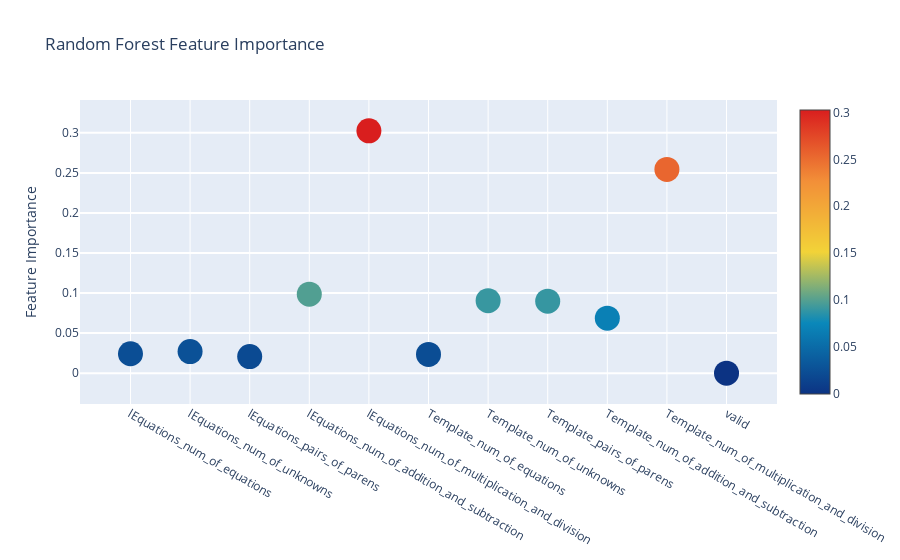
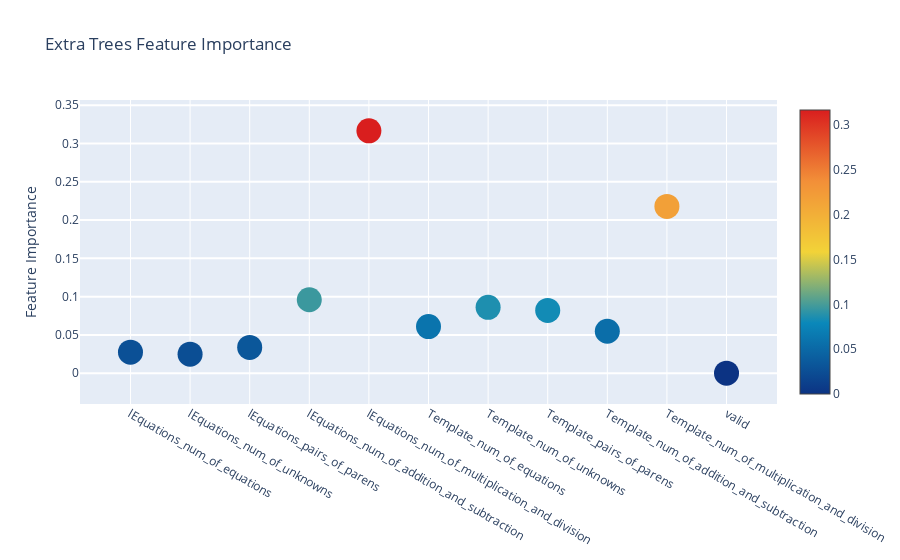
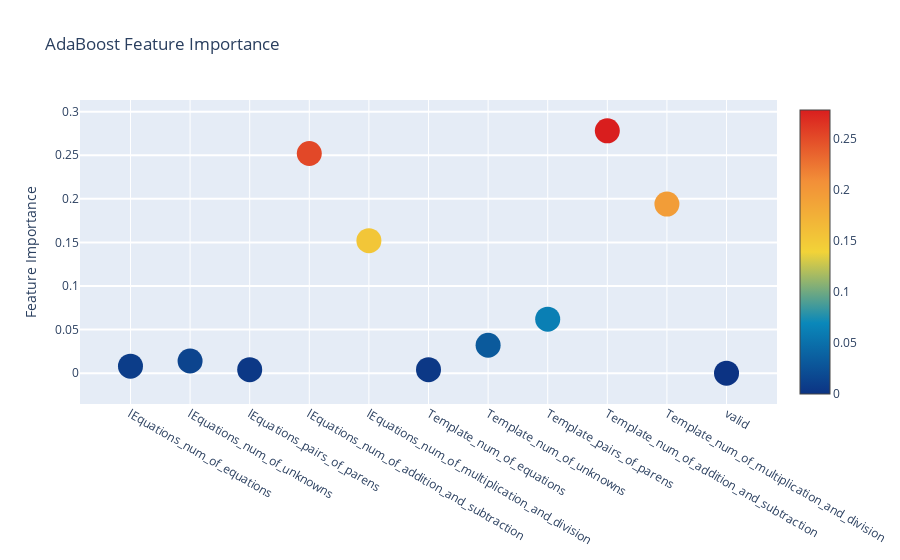
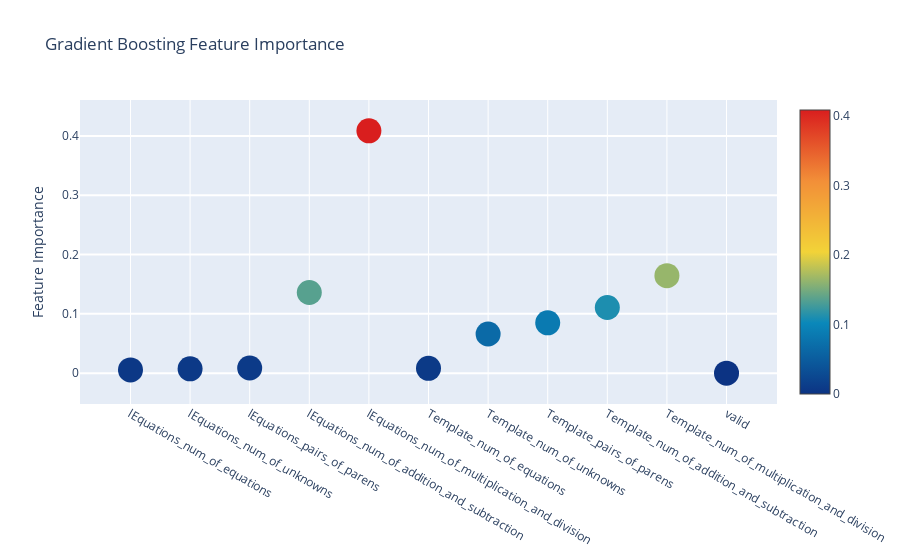

The notebook cell these images were saved under, in order:
### Code cell
# Scatter plot 
trace = go.Scatter(
    y = feature_dataframe['Random Forest feature importances'].values,
    x = feature_dataframe['features'].values,
    mode='markers',
    marker=dict(
        sizemode = 'diameter',
        sizeref = 1,
        size = 25,
#       size= feature_dataframe['AdaBoost feature importances'].values,
        #color = np.random.randn(500), #set color equal to a variable
        color = feature_dataframe['Random Forest feature importances'].values,
        colorscale='Portland',
        showscale=True
    ),
    text = feature_dataframe['features'].values
)
data = [trace]

layout= go.Layout(
    autosize= True,
    title= 'Random Forest Feature Importance',
    hovermode= 'closest',
#     xaxis= dict(
#         title= 'Pop',
#         ticklen= 5,
#         zeroline= False,
#         gridwidth= 2,
#     ),
    yaxis=dict(
        title= 'Feature Importance',
        ticklen= 5,
        gridwidth= 2
    ),
    showlegend= False
)
fig = go.Figure(data=data, layout=layout)
py.iplot(fig,filename='scatter2010')

# Scatter plot 
trace = go.Scatter(
    y = feature_dataframe['Extra Trees  feature importances'].values,
    x = feature_dataframe['features'].values,
    mode='markers',
    marker=dict(
        sizemode = 'diameter',
        sizeref = 1,
        size = 25,
#       size= feature_dataframe['AdaBoost feature importances'].values,
        #color = np.random.randn(500), #set color equal to a variable
        color = feature_dataframe['Extra Trees  feature importances'].values,
        colorscale='Portland',
        showscale=True
    ),
    text = feature_dataframe['features'].values
)
data = [trace]

layout= go.Layout(
    autosize= True,
    title= 'Extra Trees Feature Importance',
    hovermode= 'closest',
#     xaxis= dict(
#         title= 'Pop',
#         ticklen= 5,
#         zeroline= False,
#         gridwidth= 2,
#     ),
    yaxis=dict(
        title= 'Feature Importance',
        ticklen= 5,
        gridwidth= 2
    ),
    showlegend= False
)
fig = go.Figure(data=data, layout=layout)
py.iplot(fig,filename='scatter2010')

# Scatter plot 
trace = go.Scatter(
    y = feature_dataframe['AdaBoost feature importances'].values,
    x = feature_dataframe['features'].values,
    mode='markers',
    marker=dict(
        sizemode = 'diameter',
        sizeref = 1,
        size = 25,
#       size= feature_dataframe['AdaBoost feature importances'].values,
        #color = np.random.randn(500), #set color equal to a variable
        color = feature_dataframe['AdaBoost feature importances'].values,
        colorscale='Portland',
        showscale=True
    ),
    text = feature_dataframe['features'].values
)
data = [trace]

layout= go.Layout(
    autosize= True,
    title= 'AdaBoost Feature Importance',
    hovermode= 'closest',
#     xaxis= dict(
#         title= 'Pop',
#         ticklen= 5,
#         zeroline= False,
#         gridwidth= 2,
#     ),
    yaxis=dict(
        title= 'Feature Importance',
        ticklen= 5,
        gridwidth= 2
    ),
    showlegend= False
)
fig = go.Figure(data=data, layout=layout)
py.iplot(fig,filename='scatter2010')

# Scatter plot 
trace = go.Scatter(
    y = feature_dataframe['Gradient Boost feature importances'].values,
    x = feature_dataframe['features'].values,
    mode='markers',
    marker=dict(
        sizemode = 'diameter',
        sizeref = 1,
        size = 25,
#       size= feature_dataframe['AdaBoost feature importances'].values,
        #color = np.random.randn(500), #set color equal to a variable
        color = feature_dataframe['Gradient Boost feature importances'].values,
        colorscale='Portland',
        showscale=True
    ),
    text = feature_dataframe['features'].values
)
data = [trace]

layout= go.Layout(
    autosize= True,
    title= 'Gradient Boosting Feature Importance',
    hovermode= 'closest',
#     xaxis= dict(
#         title= 'Pop',
#         ticklen= 5,
#         zeroline= False,
#         gridwidth= 2,
#     ),
    yaxis=dict(
        title= 'Feature Importance',
        ticklen= 5,
        gridwidth= 2
    ),
    showlegend= False
)
fig = go.Figure(data=data, layout=layout)
py.iplot(fig,filename='scatter2010')

### Figure 1 — Plotly figure (JSON) as saved in the notebook; plotly's stock layout.template omitted (floating-point values rounded to 4 significant figures)
{"data": [{"marker": {"color": [0.02425, 0.02696, 0.0207, 0.09867, 0.3025, 0.0234, 0.09055, 0.08992, 0.06869, 0.2544, 0], "colorscale": [[0, "rgb(12,51,131)"], [0.25, "rgb(10,136,186)"], [0.5, "rgb(242,211,56)"], [0.75, "rgb(242,143,56)"], [1, "rgb(217,30,30)"]], "showscale": true, "size": 25, "sizemode": "diameter", "sizeref": 1}, "mode": "markers", "text": ["lEquations_num_of_equations", "lEquations_num_of_unknowns", "lEquations_pairs_of_parens", "lEquations_num_of_addition_and_subtraction", "lEquations_num_of_multiplication_and_division", "Template_num_of_equations", "Template_num_of_unknowns", "Template_pairs_of_parens", "Template_num_of_addition_and_subtraction", "Template_num_of_multiplication_and_division", "valid"], "type": "scatter", "x": ["lEquations_num_of_equations", "lEquations_num_of_unknowns", "lEquations_pairs_of_parens", "lEquations_num_of_addition_and_subtraction", "lEquations_num_of_multiplication_and_division", "Template_num_of_equations", "Template_num_of_unknowns", "Template_pairs_of_parens", "Template_num_of_addition_and_subtraction", "Template_num_of_multiplication_and_division", "valid"], "y": [0.02425, 0.02696, 0.0207, 0.09867, 0.3025, 0.0234, 0.09055, 0.08992, 0.06869, 0.2544, 0]}], "layout": {"autosize": true, "hovermode": "closest", "showlegend": false, "title": {"text": "Random Forest Feature Importance"}, "yaxis": {"gridwidth": 2, "ticklen": 5, "title": {"text": "Feature Importance"}}}}

### Figure 2 — Plotly figure (JSON) as saved in the notebook; plotly's stock layout.template omitted (floating-point values rounded to 4 significant figures)
{"data": [{"marker": {"color": [0.02747, 0.0248, 0.0336, 0.09593, 0.3166, 0.06091, 0.08606, 0.08201, 0.05473, 0.2179, 0], "colorscale": [[0, "rgb(12,51,131)"], [0.25, "rgb(10,136,186)"], [0.5, "rgb(242,211,56)"], [0.75, "rgb(242,143,56)"], [1, "rgb(217,30,30)"]], "showscale": true, "size": 25, "sizemode": "diameter", "sizeref": 1}, "mode": "markers", "text": ["lEquations_num_of_equations", "lEquations_num_of_unknowns", "lEquations_pairs_of_parens", "lEquations_num_of_addition_and_subtraction", "lEquations_num_of_multiplication_and_division", "Template_num_of_equations", "Template_num_of_unknowns", "Template_pairs_of_parens", "Template_num_of_addition_and_subtraction", "Template_num_of_multiplication_and_division", "valid"], "type": "scatter", "x": ["lEquations_num_of_equations", "lEquations_num_of_unknowns", "lEquations_pairs_of_parens", "lEquations_num_of_addition_and_subtraction", "lEquations_num_of_multiplication_and_division", "Template_num_of_equations", "Template_num_of_unknowns", "Template_pairs_of_parens", "Template_num_of_addition_and_subtraction", "Template_num_of_multiplication_and_division", "valid"], "y": [0.02747, 0.0248, 0.0336, 0.09593, 0.3166, 0.06091, 0.08606, 0.08201, 0.05473, 0.2179, 0]}], "layout": {"autosize": true, "hovermode": "closest", "showlegend": false, "title": {"text": "Extra Trees Feature Importance"}, "yaxis": {"gridwidth": 2, "ticklen": 5, "title": {"text": "Feature Importance"}}}}

### Figure 3 — Plotly figure (JSON) as saved in the notebook; plotly's stock layout.template omitted (floating-point values rounded to 4 significant figures)
{"data": [{"marker": {"color": [0.008, 0.014, 0.004, 0.252, 0.152, 0.004, 0.032, 0.062, 0.278, 0.194, 0], "colorscale": [[0, "rgb(12,51,131)"], [0.25, "rgb(10,136,186)"], [0.5, "rgb(242,211,56)"], [0.75, "rgb(242,143,56)"], [1, "rgb(217,30,30)"]], "showscale": true, "size": 25, "sizemode": "diameter", "sizeref": 1}, "mode": "markers", "text": ["lEquations_num_of_equations", "lEquations_num_of_unknowns", "lEquations_pairs_of_parens", "lEquations_num_of_addition_and_subtraction", "lEquations_num_of_multiplication_and_division", "Template_num_of_equations", "Template_num_of_unknowns", "Template_pairs_of_parens", "Template_num_of_addition_and_subtraction", "Template_num_of_multiplication_and_division", "valid"], "type": "scatter", "x": ["lEquations_num_of_equations", "lEquations_num_of_unknowns", "lEquations_pairs_of_parens", "lEquations_num_of_addition_and_subtraction", "lEquations_num_of_multiplication_and_division", "Template_num_of_equations", "Template_num_of_unknowns", "Template_pairs_of_parens", "Template_num_of_addition_and_subtraction", "Template_num_of_multiplication_and_division", "valid"], "y": [0.008, 0.014, 0.004, 0.252, 0.152, 0.004, 0.032, 0.062, 0.278, 0.194, 0]}], "layout": {"autosize": true, "hovermode": "closest", "showlegend": false, "title": {"text": "AdaBoost Feature Importance"}, "yaxis": {"gridwidth": 2, "ticklen": 5, "title": {"text": "Feature Importance"}}}}

### Figure 4 — Plotly figure (JSON) as saved in the notebook; plotly's stock layout.template omitted (floating-point values rounded to 4 significant figures)
{"data": [{"marker": {"color": [0.005431, 0.007289, 0.008705, 0.136, 0.4085, 0.008139, 0.066, 0.08486, 0.1107, 0.1644, 0], "colorscale": [[0, "rgb(12,51,131)"], [0.25, "rgb(10,136,186)"], [0.5, "rgb(242,211,56)"], [0.75, "rgb(242,143,56)"], [1, "rgb(217,30,30)"]], "showscale": true, "size": 25, "sizemode": "diameter", "sizeref": 1}, "mode": "markers", "text": ["lEquations_num_of_equations", "lEquations_num_of_unknowns", "lEquations_pairs_of_parens", "lEquations_num_of_addition_and_subtraction", "lEquations_num_of_multiplication_and_division", "Template_num_of_equations", "Template_num_of_unknowns", "Template_pairs_of_parens", "Template_num_of_addition_and_subtraction", "Template_num_of_multiplication_and_division", "valid"], "type": "scatter", "x": ["lEquations_num_of_equations", "lEquations_num_of_unknowns", "lEquations_pairs_of_parens", "lEquations_num_of_addition_and_subtraction", "lEquations_num_of_multiplication_and_division", "Template_num_of_equations", "Template_num_of_unknowns", "Template_pairs_of_parens", "Template_num_of_addition_and_subtraction", "Template_num_of_multiplication_and_division", "valid"], "y": [0.005431, 0.007289, 0.008705, 0.136, 0.4085, 0.008139, 0.066, 0.08486, 0.1107, 0.1644, 0]}], "layout": {"autosize": true, "hovermode": "closest", "showlegend": false, "title": {"text": "Gradient Boosting Feature Importance"}, "yaxis": {"gridwidth": 2, "ticklen": 5, "title": {"text": "Feature Importance"}}}}
